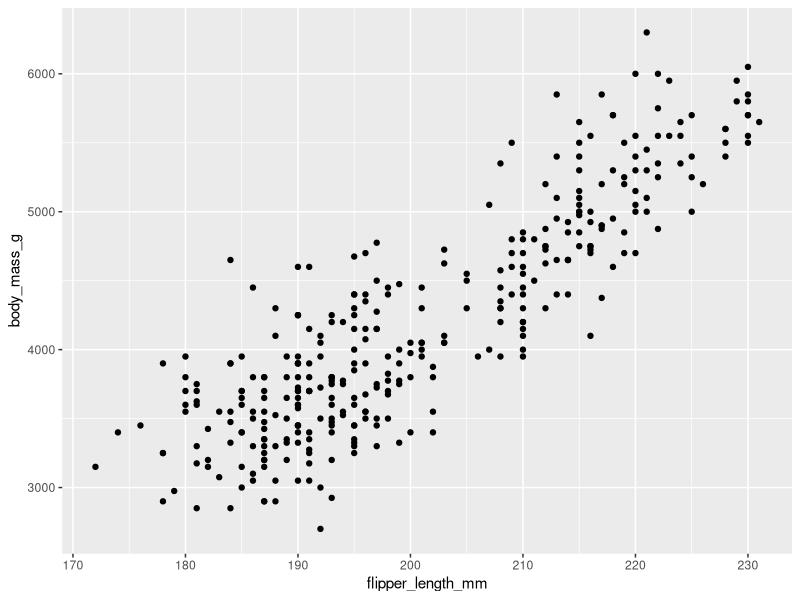
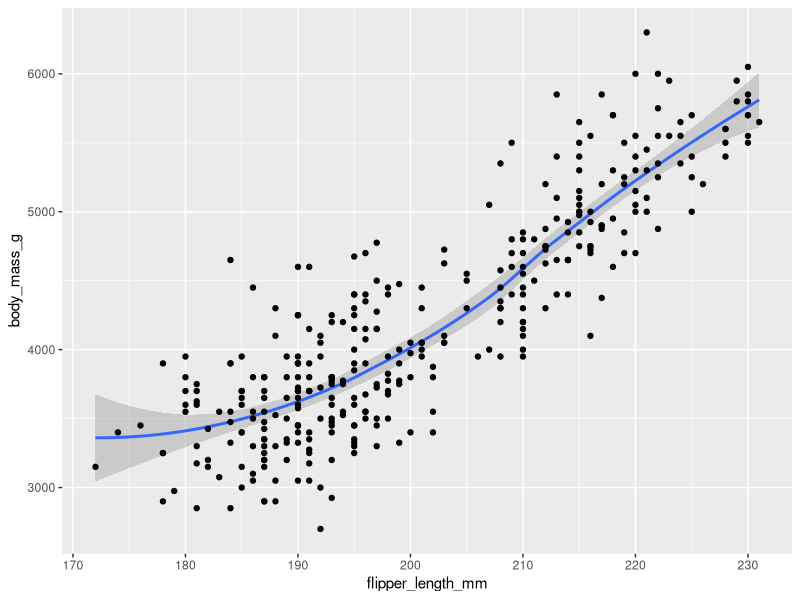
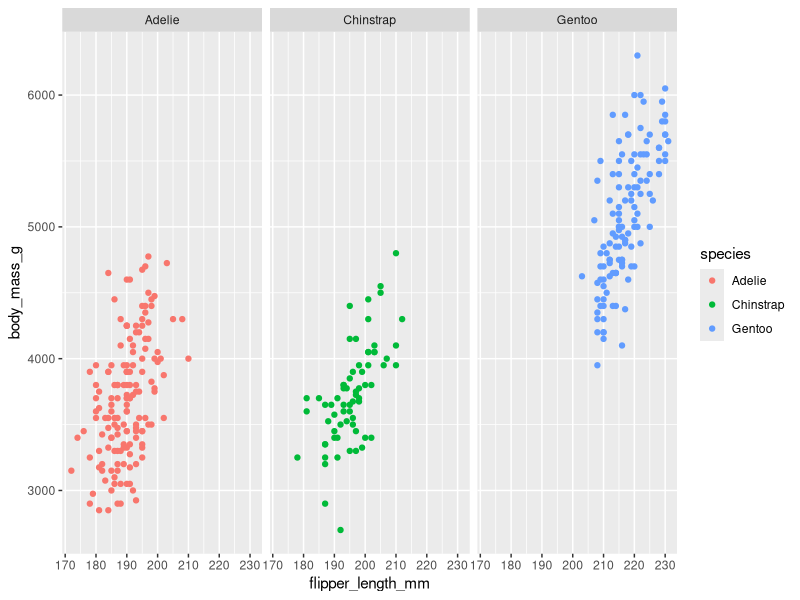
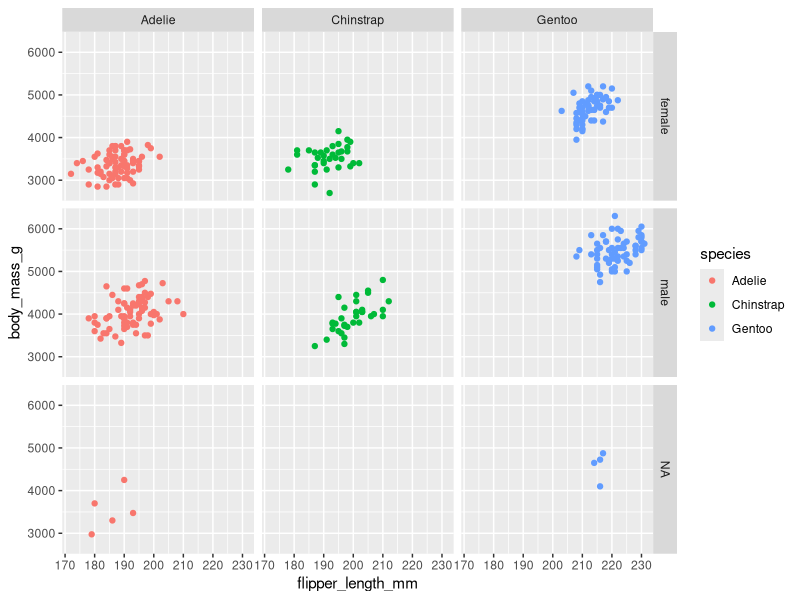
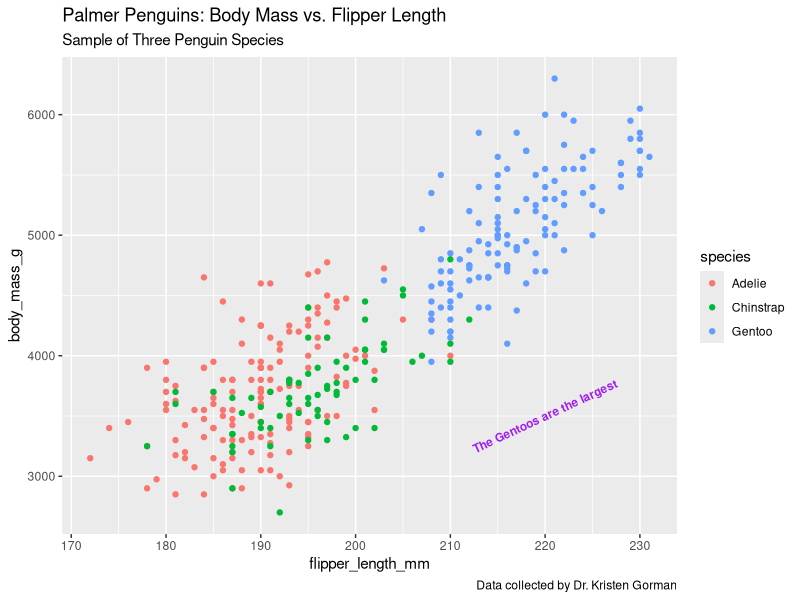

The R script that drew these images, in order:
## ---- chunk 1
knitr::opts_chunk$set(
  echo = TRUE,
  warning = FALSE,
  message = FALSE
)
## ---- chunk 2
# Install and load necessary packages
#install.packages("tidyverse")
library(tidyverse)
library(ggplot2)
library(palmerpenguins)

# View the dataset
head(penguins)
## ---- chunk 3
ggplot(data = penguins) + 
  geom_point(mapping = aes(x = flipper_length_mm, y = body_mass_g))
## ---- chunk 4
ggplot(data = penguins) + 
  geom_smooth(mapping = aes(x = flipper_length_mm, y = body_mass_g)) +
  geom_point(mapping = aes(x = flipper_length_mm, y = body_mass_g))
## ---- chunk 5
ggplot(data = penguins) + 
  geom_point(mapping = aes(x = flipper_length_mm, y = body_mass_g, color = species)) +
  facet_wrap(~species)
## ---- chunk 6
ggplot(data = penguins) + 
  geom_point(mapping = aes(x = flipper_length_mm, y = body_mass_g, color = species)) +
  facet_grid(sex ~ species)
## ---- chunk 7
ggplot(data = penguins) + 
  geom_point(mapping = aes(x = flipper_length_mm, y = body_mass_g, color = species)) +
  labs(title = "Palmer Penguins: Body Mass vs. Flipper Length",
       subtitle = "Sample of Three Penguin Species",
       caption = "Data collected by Dr. Kristen Gorman") +
  annotate("text", x = 220, y = 3500, label = "The Gentoos are the largest",
           color = "purple", fontface = "bold", size = 3, angle = 25)
